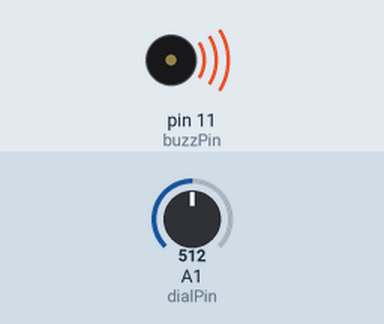
Simulated run of this sketch. Board: Arduino Uno, built with avr-gcc and run on an emulated ATmega328P. Shown: buzzer (waves = sounding). The test bench sets the inputs (shaded band); at power-on: A1 (dialPin) = 512. What the sketch prints to the serial monitor is not drawn.

Above: at 0.1 s.
Timing chart, 0 to 1.6 s (numbered marks = the images above):
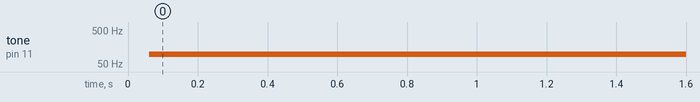

Measured:
- by itself, tone on pin 11 (buzzPin): silent → 96 Hz at 0.06 s

The sketch:

passive_buzzer_w_dial.ino
```cpp
int buzzPin=11;
int dialPin=A1;
int dialVal;
int toneVal;


void setup() {
  // put your setup code here, to run once:
Serial.begin(115200);
pinMode(buzzPin, OUTPUT);
pinMode(dialPin, INPUT);
}

void loop() {
  // put your main code here, to run repeatedly:
dialVal=analogRead(dialPin);
toneVal=(9940./1023.)*dialVal+60;
Serial.println(toneVal);

  digitalWrite(buzzPin, HIGH);
  delayMicroseconds(toneVal);
  digitalWrite(buzzPin, LOW);
  delayMicroseconds(toneVal);

}
```
